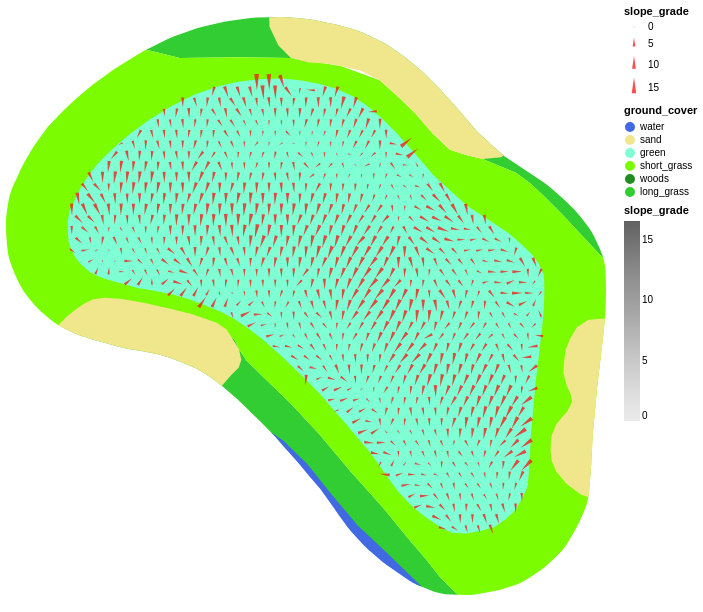

This figure's notebook cell:
### Code cell
(surround_features + inclines)

### Figure 1 — Vega-Lite specification as saved in the notebook (floating-point values rounded to 4 significant figures; data arrays with more than 128 entries replaced by an {"elided": "..."} marker saying what was removed)
{"$schema": "https://vega.github.io/schema/vega-lite/v4.17.0.json", "config": {"view": {"continuousHeight": 300, "continuousWidth": 400}}, "datasets": {"data-42235c0fe082fae5d698c6c157d238f3": {"elided": "919 records"}, "data-bb162885a80b26ea2259b01bc2726094": [{"course_area": "general_area", "geometry": {"coordinates": [[[-693.4, -342.0], [-686.2, -341.1], [-680.2, -343.2], [-679.8, -344.0], [-679.2, -344.9], [-677.7, -346.4], [-675.6, -348.4], [-673.3, -350.9], [-670.7, -353.9], [-668.1, -356.9], [-666.2, -359.2], [-664.6, -361.0], [-663.4, -362.5], [-662.2, -363.8], [-661.9, -363.9], [-662.6, -363.9], [-663.0, -363.9], [-663.4, -363.8], [-663.9, -363.7], [-664.3, -363.6], [-665.2, -363.2], [-665.4, -363.1], [-670.3, -358.4], [-674.4, -353.4], [-676.1, -351.9], [-676.8, -351.1], [-678.1, -349.8], [-679.0, -349.0], [-679.0, -349.0], [-679.9, -348.1], [-681.0, -347.1], [-681.9, -346.4], [-682.7, -345.9], [-683.4, -345.5], [-684.4, -345.1], [-685.3, -344.7], [-686.3, -344.5], [-687.5, -344.2], [-688.8, -344.0], [-689.3, -343.9], [-690.5, -343.5], [-691.7, -343.2], [-692.0, -343.1], [-692.7, -342.9], [-693.2, -342.7], [-693.9, -342.3], [-693.4, -342.0]]], "type": "Polygon"}, "ground_cover": "long_grass", "name": "rough", "type": "Feature"}, {"course_area": "general_area", "geometry": {"coordinates": [[[-651.4, -335.4], [-653.7, -333.0], [-655.1, -331.6], [-656.1, -330.6], [-657.3, -329.7], [-660.0, -328.6], [-668.4, -321.4], [-675.6, -320.4], [-679.8, -320.3], [-684.6, -320.4], [-687.3, -319.7], [-685.6, -318.9], [-685.0, -318.6], [-683.2, -318.0], [-682.6, -317.8], [-681.1, -317.5], [-680.6, -317.4], [-678.8, -317.2], [-678.3, -317.1], [-676.4, -317.1], [-675.8, -317.1], [-674.2, -317.2], [-673.7, -317.3], [-672.3, -317.6], [-672.0, -317.7], [-670.6, -318.1], [-670.1, -318.2], [-669.7, -318.4], [-668.3, -319.0], [-668.0, -319.2], [-667.6, -319.4], [-666.4, -320.3], [-666.0, -320.6], [-664.9, -321.5], [-664.6, -321.8], [-663.4, -323.0], [-663.2, -323.2], [-661.6, -325.0], [-661.6, -325.1], [-660.4, -326.4], [-659.2, -327.5], [-658.2, -328.4], [-656.7, -329.4], [-655.1, -330.5], [-654.6, -330.9], [-653.5, -331.8], [-653.3, -332.0], [-652.6, -332.7], [-652.1, -333.2], [-651.5, -334.1], [-651.2, -334.5], [-650.9, -335.0], [-650.5, -335.9], [-650.3, -336.4], [-650.2, -336.6], [-651.4, -335.4]]], "type": "Polygon"}, "ground_cover": "long_grass", "name": "rough", "type": "Feature"}, {"course_area": "general_area", "geometry": {"coordinates": {"elided": "1x116x2 float values"}, "type": "Polygon"}, "ground_cover": "short_grass", "name": "fairway", "type": "Feature"}, {"course_area": "putting_green", "geometry": {"coordinates": {"elided": "1x82x2 float values"}, "type": "Polygon"}, "ground_cover": "green", "name": "green", "type": "Feature"}, {"course_area": "bunker", "geometry": {"coordinates": [[[-654.1, -350.2], [-653.6, -349.5], [-653.1, -349.1], [-652.8, -348.3], [-652.9, -347.6], [-653.2, -347.0], [-653.5, -346.0], [-653.4, -345.0], [-653.3, -344.1], [-652.9, -343.2], [-652.4, -342.2], [-651.4, -341.6], [-650.1, -341.5], [-650.2, -342.4], [-650.2, -342.5], [-650.4, -344.7], [-650.4, -344.7], [-650.7, -347.0], [-650.9, -349.3], [-651.1, -351.2], [-651.2, -353.1], [-651.2, -353.3], [-651.4, -355.5], [-651.4, -356.0], [-652.0, -355.8], [-653.2, -354.9], [-654.0, -353.9], [-654.4, -353.1], [-654.5, -352.2], [-654.4, -351.0], [-654.1, -350.2]]], "type": "Polygon"}, "ground_cover": "sand", "name": "bunkers", "type": "Feature"}, {"course_area": "bunker", "geometry": {"coordinates": [[[-694.4, -342.0], [-693.7, -341.4], [-693.0, -340.8], [-692.3, -340.3], [-691.6, -340.0], [-690.7, -339.8], [-689.3, -339.9], [-687.5, -340.2], [-685.4, -340.7], [-683.5, -341.2], [-681.6, -341.9], [-680.8, -342.4], [-679.8, -344.0], [-679.6, -344.9], [-679.8, -345.5], [-680.4, -346.1], [-681.1, -346.9], [-681.2, -347.0], [-681.9, -346.4], [-682.7, -345.9], [-683.4, -345.5], [-684.4, -345.1], [-685.3, -344.7], [-686.3, -344.5], [-687.5, -344.2], [-688.8, -344.0], [-689.3, -343.9], [-690.5, -343.5], [-691.7, -343.2], [-692.0, -343.1], [-692.7, -342.9], [-693.2, -342.7], [-694.0, -342.3], [-694.4, -342.1], [-694.4, -342.0]]], "type": "Polygon"}, "ground_cover": "sand", "name": "bunkers", "type": "Feature"}, {"course_area": "bunker", "geometry": {"coordinates": [[[-658.5, -328.4], [-660.0, -328.6], [-661.3, -328.3], [-662.7, -327.8], [-664.0, -326.6], [-665.4, -325.0], [-666.8, -323.6], [-668.4, -322.2], [-669.9, -321.4], [-671.5, -321.0], [-672.7, -320.8], [-674.1, -320.8], [-675.6, -320.4], [-676.6, -319.4], [-677.3, -317.9], [-677.3, -317.1], [-676.4, -317.1], [-675.8, -317.1], [-674.2, -317.2], [-673.7, -317.3], [-672.3, -317.6], [-672.0, -317.7], [-670.6, -318.1], [-670.1, -318.2], [-669.7, -318.4], [-668.3, -319.0], [-668.0, -319.2], [-667.6, -319.4], [-666.4, -320.3], [-666.0, -320.6], [-664.9, -321.5], [-664.6, -321.8], [-663.4, -323.0], [-663.2, -323.2], [-661.6, -325.0], [-661.6, -325.1], [-660.4, -326.4], [-659.2, -327.5], [-658.3, -328.3], [-658.5, -328.4]]], "type": "Polygon"}, "ground_cover": "sand", "name": "bunkers", "type": "Feature"}, {"course_area": "penalty_area", "geometry": {"coordinates": [[[-676.1, -351.5], [-674.2, -353.4], [-672.3, -355.7], [-670.2, -358.3], [-667.8, -360.5], [-665.5, -362.7], [-664.9, -363.3], [-665.2, -363.2], [-665.7, -362.9], [-666.2, -362.7], [-667.8, -361.5], [-668.2, -361.2], [-669.2, -360.3], [-669.7, -359.9], [-670.6, -358.9], [-670.9, -358.5], [-671.6, -357.5], [-671.7, -357.5], [-672.4, -356.4], [-673.2, -355.3], [-673.9, -354.5], [-674.0, -354.4], [-675.0, -353.2], [-676.0, -352.1], [-676.0, -352.0], [-676.8, -351.1], [-677.2, -350.7], [-676.1, -351.5]]], "type": "Polygon"}, "ground_cover": "water", "name": "water_hazard", "type": "Feature"}]}, "layer": [{"data": {"name": "data-bb162885a80b26ea2259b01bc2726094"}, "encoding": {"color": {"field": "ground_cover", "scale": {"domain": ["water", "sand", "green", "short_grass", "woods", "long_grass"], "range": ["RoyalBlue", "Khaki", "Aquamarine", "LawnGreen", "ForestGreen", "LimeGreen"]}, "type": "nominal"}, "tooltip": [{"field": "name", "type": "nominal"}, {"field": "ground_cover", "type": "nominal"}, {"field": "course_area", "type": "nominal"}]}, "mark": "geoshape", "projection": {"reflectY": true, "type": "identity"}}, {"data": {"name": "data-42235c0fe082fae5d698c6c157d238f3"}, "encoding": {"angle": {"field": "slope_heading", "type": "quantitative"}, "color": {"condition": {"selection": "selector003", "value": "red"}, "field": "slope_grade", "scale": {"domainMin": 0, "scheme": "greys"}, "type": "quantitative"}, "latitude": {"field": "lon", "type": "quantitative"}, "longitude": {"field": "lat", "type": "quantitative"}, "size": {"field": "slope_grade", "type": "quantitative"}, "tooltip": [{"field": "x", "type": "quantitative"}, {"field": "y", "type": "quantitative"}, {"field": "z", "type": "quantitative"}, {"field": "slope_heading", "type": "quantitative"}, {"field": "slope_grade", "type": "quantitative"}]}, "height": 600, "mark": {"color": "lightgray", "filled": true, "shape": "wedge", "type": "point"}, "projection": {"reflectY": true, "type": "identity"}, "selection": {"selector003": {"nearest": true, "on": "mouseover", "type": "single"}}, "width": 600}]}
